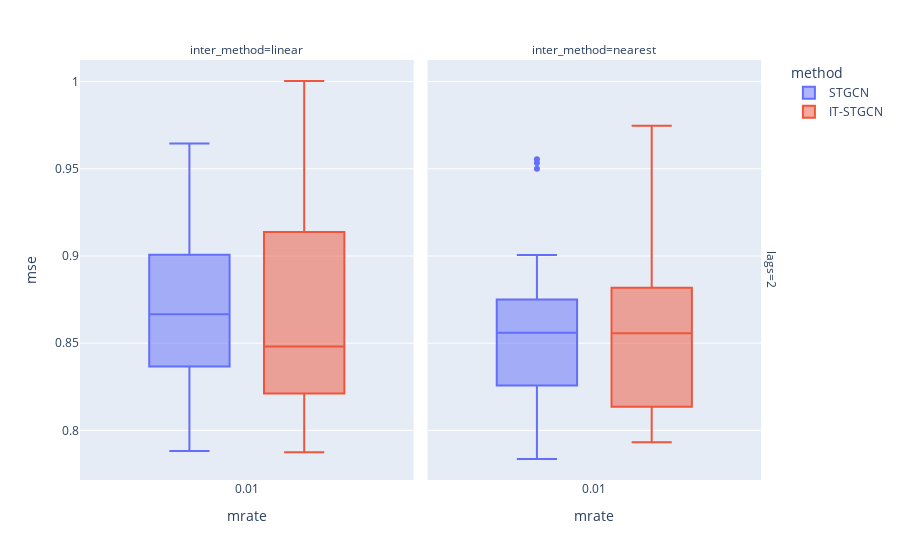

Notebook code cell kept with this figure:
### Code cell
data.query("method!='GNAR' and mtype =='block' ").plot.box(backend='plotly',x='mrate',color='method',y='mse',facet_col='inter_method',facet_row='lags',height=600)

### Figure 1 — Plotly figure (JSON) as saved in the notebook; plotly's stock layout.template omitted (floating-point values rounded to 4 significant figures)
{"data": [{"alignmentgroup": "True", "hovertemplate": "method=STGCN<br>lags=2<br>inter_method=linear<br>mrate=%{x}<br>mse=%{y}<extra></extra>", "legendgroup": "STGCN", "marker": {"color": "#636efa"}, "name": "STGCN", "notched": false, "offsetgroup": "STGCN", "orientation": "v", "showlegend": true, "type": "box", "x": [0.01199, 0.01199, 0.01199, 0.01199, 0.01199, 0.01199, 0.01199, 0.01199, 0.01199, 0.01199, 0.01199, 0.01199, 0.01199, 0.01199, 0.01199, 0.01199, 0.01199, 0.01199, 0.01199, 0.01199, 0.01199, 0.01199, 0.01199, 0.01199, 0.01199, 0.01199, 0.01199, 0.01199, 0.01199, 0.01199], "x0": " ", "xaxis": "x", "y": [0.8556, 0.9007, 0.9236, 0.8261, 0.905, 0.8358, 0.8694, 0.8041, 0.8766, 0.9327, 0.8556, 0.8565, 0.8043, 0.8849, 0.8974, 0.9143, 0.7883, 0.8412, 0.8706, 0.8646, 0.8956, 0.9066, 0.91, 0.8148, 0.8668, 0.8365, 0.8466, 0.9644, 0.8665, 0.8367], "y0": " ", "yaxis": "y"}, {"alignmentgroup": "True", "hovertemplate": "method=STGCN<br>lags=2<br>inter_method=nearest<br>mrate=%{x}<br>mse=%{y}<extra></extra>", "legendgroup": "STGCN", "marker": {"color": "#636efa"}, "name": "STGCN", "notched": false, "offsetgroup": "STGCN", "orientation": "v", "showlegend": false, "type": "box", "x": [0.01199, 0.01199, 0.01199, 0.01199, 0.01199, 0.01199, 0.01199, 0.01199, 0.01199, 0.01199, 0.01199, 0.01199, 0.01199, 0.01199, 0.01199, 0.01199, 0.01199, 0.01199, 0.01199, 0.01199, 0.01199, 0.01199, 0.01199, 0.01199, 0.01199, 0.01199, 0.01199, 0.01199, 0.01199, 0.01199], "x0": " ", "xaxis": "x2", "y": [0.857, 0.8346, 0.7991, 0.8694, 0.7965, 0.8857, 0.8257, 0.9501, 0.8779, 0.8648, 0.8639, 0.8356, 0.8614, 0.8405, 0.8706, 0.9554, 0.9532, 0.829, 0.8549, 0.9006, 0.8297, 0.803, 0.8227, 0.817, 0.8503, 0.7836, 0.8041, 0.8747, 0.8891, 0.8751], "y0": " ", "yaxis": "y2"}, {"alignmentgroup": "True", "hovertemplate": "method=IT-STGCN<br>lags=2<br>inter_method=linear<br>mrate=%{x}<br>mse=%{y}<extra></extra>", "legendgroup": "IT-STGCN", "marker": {"color": "#EF553B"}, "name": "IT-STGCN", "notched": false, "offsetgroup": "IT-STGCN", "orientation": "v", "showlegend": true, "type": "box", "x": [0.01199, 0.01199, 0.01199, 0.01199, 0.01199, 0.01199, 0.01199, 0.01199, 0.01199, 0.01199, 0.01199, 0.01199, 0.01199, 0.01199, 0.01199, 0.01199, 0.01199, 0.01199, 0.01199, 0.01199, 0.01199, 0.01199, 0.01199, 0.01199, 0.01199, 0.01199, 0.01199, 0.01199, 0.01199, 0.01199], "x0": " ", "xaxis": "x", "y": [0.8522, 0.9416, 0.8892, 0.863, 0.9182, 0.8035, 0.8899, 0.843, 0.8122, 0.9195, 0.8543, 0.818, 0.8147, 0.8424, 0.7874, 0.8212, 0.9347, 0.8748, 0.8379, 0.8028, 0.8142, 0.8414, 0.8304, 0.9799, 0.9189, 0.9137, 1.0, 0.8707, 0.8441, 0.8248], "y0": " ", "yaxis": "y"}, {"alignmentgroup": "True", "hovertemplate": "method=IT-STGCN<br>lags=2<br>inter_method=nearest<br>mrate=%{x}<br>mse=%{y}<extra></extra>", "legendgroup": "IT-STGCN", "marker": {"color": "#EF553B"}, "name": "IT-STGCN", "notched": false, "offsetgroup": "IT-STGCN", "orientation": "v", "showlegend": false, "type": "box", "x": [0.01199, 0.01199, 0.01199, 0.01199, 0.01199, 0.01199, 0.01199, 0.01199, 0.01199, 0.01199, 0.01199, 0.01199, 0.01199, 0.01199, 0.01199, 0.01199, 0.01199, 0.01199, 0.01199, 0.01199, 0.01199, 0.01199, 0.01199, 0.01199, 0.01199, 0.01199, 0.01199, 0.01199, 0.01199, 0.01199], "x0": " ", "xaxis": "x2", "y": [0.8033, 0.8441, 0.8135, 0.8537, 0.8842, 0.809, 0.9168, 0.8771, 0.9426, 0.8726, 0.8849, 0.8052, 0.8622, 0.9746, 0.8689, 0.9041, 0.7952, 0.7944, 0.8539, 0.7932, 0.8514, 0.9541, 0.8815, 0.8262, 0.8126, 0.8248, 0.8297, 0.8614, 0.8574, 0.8818], "y0": " ", "yaxis": "y2"}], "layout": {"annotations": [{"font": {}, "showarrow": false, "text": "inter_method=linear", "x": 0.24, "xanchor": "center", "xref": "paper", "y": 1, "yanchor": "bottom", "yref": "paper"}, {"font": {}, "showarrow": false, "text": "inter_method=nearest", "x": 0.74, "xanchor": "center", "xref": "paper", "y": 1, "yanchor": "bottom", "yref": "paper"}, {"font": {}, "showarrow": false, "text": "lags=2", "textangle": 90, "x": 0.98, "xanchor": "left", "xref": "paper", "y": 0.5, "yanchor": "middle", "yref": "paper"}], "autosize": true, "boxmode": "group", "legend": {"title": {"text": "method"}, "tracegroupgap": 0}, "margin": {"t": 60}, "xaxis": {"anchor": "y", "autorange": true, "domain": [0, 0.48], "range": [-0.4999, 0.5239], "title": {"text": "mrate"}, "type": "linear"}, "xaxis2": {"anchor": "y2", "autorange": true, "domain": [0.5, 0.98], "matches": "x", "range": [-0.4999, 0.5239], "title": {"text": "mrate"}, "type": "linear"}, "yaxis": {"anchor": "x", "autorange": true, "domain": [0, 1], "range": [0.7716, 1.012], "title": {"text": "mse"}, "type": "linear"}, "yaxis2": {"anchor": "x2", "autorange": true, "domain": [0, 1], "matches": "y", "range": [0.7716, 1.012], "showticklabels": false, "type": "linear"}}}
